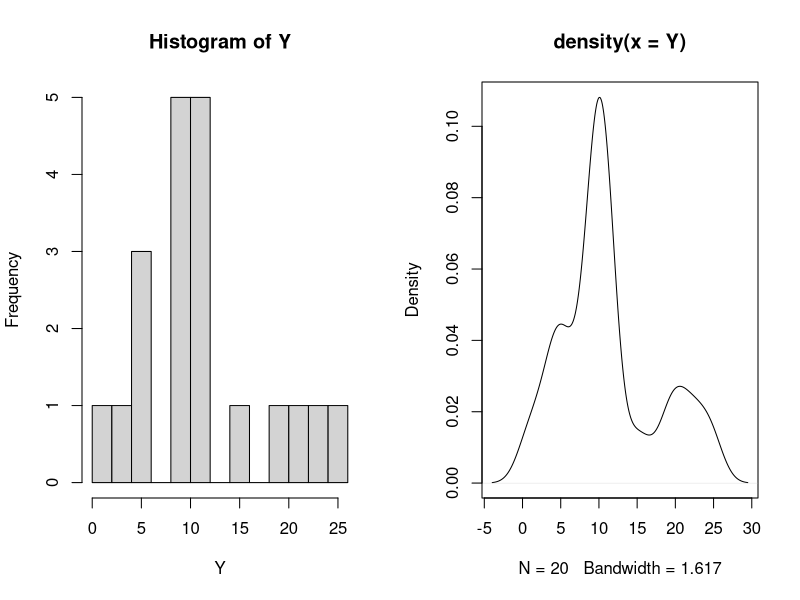
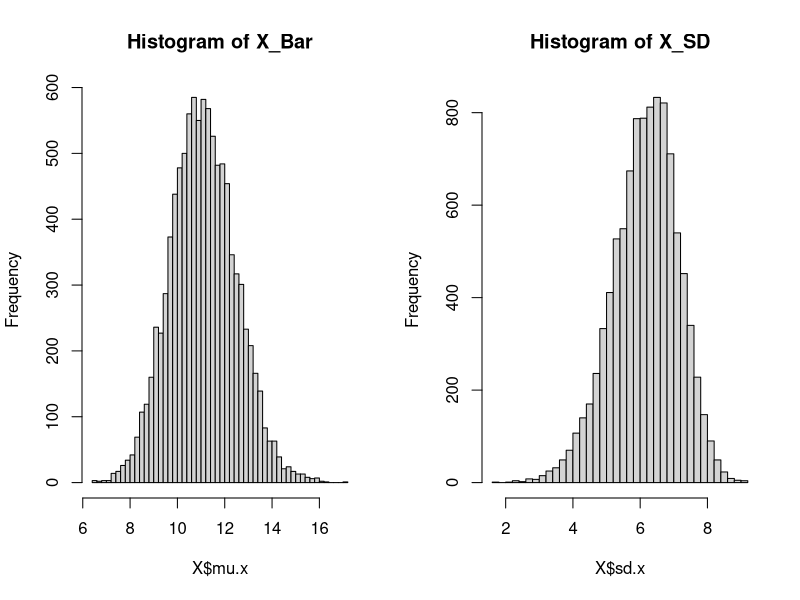

Source code (R) for these figures, in order:
## ---- chunk 1

## Create a mixed Distribution
set.seed(10)
y1 = rnorm(5, 5, 3); y2 = rnorm(10, 10, 1); y3 = rnorm(5, 20, 5)
Y = c(y1, y2, y3)

par(mfrow = c(1, 2))
hist(Y, breaks = 10)
plot(density(Y))

par(mfrow = c(1,1))

## Is Y part of a normal distribution?
shapiro.test(Y)

## Bootstrap simulation to estimate the mean
X = data.frame()

## Draw 10k random samples from Y and calculate the mean
for (i in 1:10000) {
  x = sample(Y, length(Y), replace = TRUE)
  mu.x = mean(x)
  sd.x = sd(x)
  X = rbind(X, cbind(mu.x, sd.x))
}

par(mfrow = c(1, 2))
hist(X$mu.x, breaks = 50, main = "Histogram of X_Bar")
hist(X$sd.x, breaks = 50, main = "Histogram of X_SD")

## We can see that a sample of the repeated sampling of the boostrap creates a 
## normal distribution of sample means although we do not need to use a formal test
shapiro.test(sample(X$mu.x, 1000))

## Mean Comparions
mean(X$mu.x); mean(Y)

## Standard Deviation Comparisons
mean(X$sd.x); sd(Y)

## What is the probability that the true mean is greater than the original sample mean
length(which(X$mu.x > mean(Y))) / 10000

## What is the probability that the true mean is greater than 13?
length(which(X$mu.x > 13)) / 10000

## What is a 95% confidence interval for mu?
mean(X$mu.x) + c(-1, 1) * qt(1 - .05/2, 9999) * sd(X$mu.x)/sqrt(10000)

